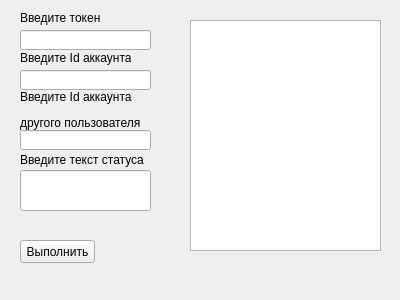
<?xml version="1.0" encoding="UTF-8"?>
<ui version="4.0">
 <class>Form</class>
 <widget class="QWidget" name="Form">
  <property name="geometry">
   <rect>
    <x>0</x>
    <y>0</y>
    <width>400</width>
    <height>300</height>
   </rect>
  </property>
  <property name="windowTitle">
   <string>Form</string>
  </property>
  <widget class="QTextEdit" name="print">
   <property name="enabled">
    <bool>true</bool>
   </property>
   <property name="geometry">
    <rect>
     <x>190</x>
     <y>20</y>
     <width>191</width>
     <height>231</height>
    </rect>
   </property>
  </widget>
  <widget class="QLineEdit" name="token">
   <property name="geometry">
    <rect>
     <x>20</x>
     <y>30</y>
     <width>131</width>
     <height>20</height>
    </rect>
   </property>
  </widget>
  <widget class="QLabel" name="label">
   <property name="geometry">
    <rect>
     <x>20</x>
     <y>10</y>
     <width>81</width>
     <height>16</height>
    </rect>
   </property>
   <property name="text">
    <string>Введите токен</string>
   </property>
  </widget>
  <widget class="QLineEdit" name="owner_id">
   <property name="geometry">
    <rect>
     <x>20</x>
     <y>70</y>
     <width>131</width>
     <height>20</height>
    </rect>
   </property>
  </widget>
  <widget class="QLabel" name="label_2">
   <property name="geometry">
    <rect>
     <x>20</x>
     <y>50</y>
     <width>111</width>
     <height>16</height>
    </rect>
   </property>
   <property name="text">
    <string>Введите Id аккаунта</string>
   </property>
  </widget>
  <widget class="QLineEdit" name="user_id">
   <property name="geometry">
    <rect>
     <x>20</x>
     <y>130</y>
     <width>131</width>
     <height>20</height>
    </rect>
   </property>
  </widget>
  <widget class="QLabel" name="label_3">
   <property name="geometry">
    <rect>
     <x>20</x>
     <y>90</y>
     <width>131</width>
     <height>41</height>
    </rect>
   </property>
   <property name="text">
    <string>&lt;html&gt;&lt;head/&gt;&lt;body&gt;&lt;p&gt;Введите Id аккаунта &lt;/p&gt;&lt;p&gt;другого пользователя&lt;/p&gt;&lt;/body&gt;&lt;/html&gt;</string>
   </property>
   <property name="textFormat">
    <enum>Qt::AutoText</enum>
   </property>
   <property name="scaledContents">
    <bool>false</bool>
   </property>
   <property name="alignment">
    <set>Qt::AlignLeading|Qt::AlignLeft|Qt::AlignVCenter</set>
   </property>
   <property name="wordWrap">
    <bool>false</bool>
   </property>
   <property name="indent">
    <number>-1</number>
   </property>
  </widget>
  <widget class="QPushButton" name="get_result">
   <property name="geometry">
    <rect>
     <x>20</x>
     <y>240</y>
     <width>75</width>
     <height>23</height>
    </rect>
   </property>
   <property name="text">
    <string>Выполнить</string>
   </property>
  </widget>
  <widget class="QLineEdit" name="status">
   <property name="geometry">
    <rect>
     <x>20</x>
     <y>170</y>
     <width>131</width>
     <height>41</height>
    </rect>
   </property>
  </widget>
  <widget class="QLabel" name="label_4">
   <property name="geometry">
    <rect>
     <x>20</x>
     <y>150</y>
     <width>131</width>
     <height>21</height>
    </rect>
   </property>
   <property name="text">
    <string>&lt;html&gt;&lt;head/&gt;&lt;body&gt;&lt;p&gt;Введите текст статуса&lt;/p&gt;&lt;/body&gt;&lt;/html&gt;</string>
   </property>
   <property name="textFormat">
    <enum>Qt::AutoText</enum>
   </property>
   <property name="scaledContents">
    <bool>false</bool>
   </property>
   <property name="alignment">
    <set>Qt::AlignLeading|Qt::AlignLeft|Qt::AlignVCenter</set>
   </property>
   <property name="wordWrap">
    <bool>false</bool>
   </property>
   <property name="indent">
    <number>-1</number>
   </property>
  </widget>
 </widget>
 <resources/>
 <connections/>
</ui>
